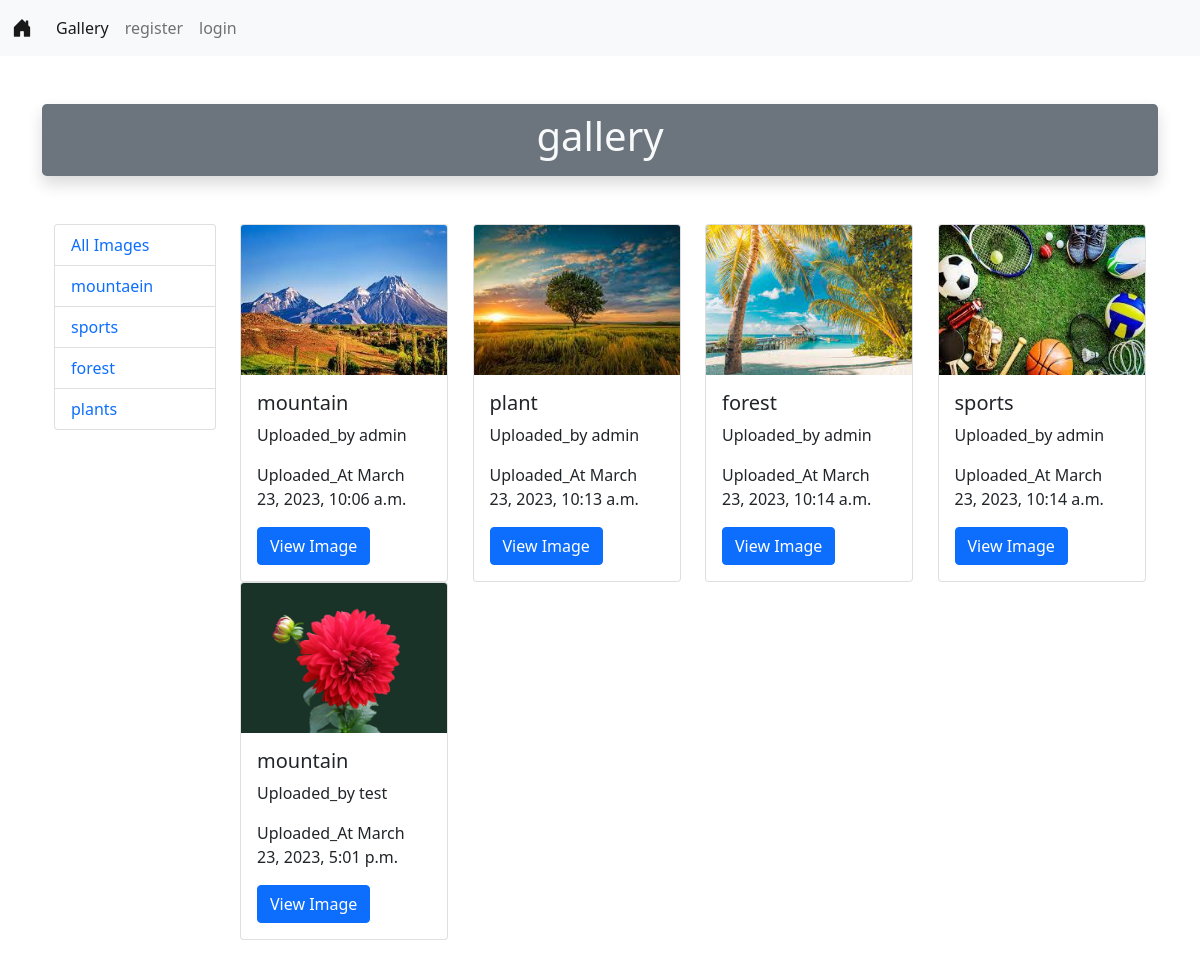
Page /gallery/ on the committed database.
### GalleryApp/models.py (models this page shows, shortened)
class CatagoryModels(models.Model):
    title=models.CharField(max_length=100)

class ImageModel(models.Model):
    title=models.CharField(max_length=100)
    desc=models.TextField()
    uploaded_by=models.CharField(max_length=100)
    uploaded_at=models.DateTimeField(auto_now_add=True)
    cat=models.ForeignKey(CatagoryModels,on_delete=models.CASCADE)
    image=models.ImageField(upload_to='uploaded_Image/')

### GalleryApp/views.py (the view, shortened to what this page needs)
# urls.py: path('gallery/',views.gallery_view.as_view(),name='gallery'),
class gallery_view(View):
    def get(self,request):
        category = CatagoryModels.objects.all()
        Images=ImageModel.objects.all()
        context={'category':category,'Images':Images}
        return render (request,'gallery.html',context)

### templates/gallery.html (shortened to what this page needs)
{% extends 'base.html' %}
{% load static %}
{% block body %}
<div class="container my-5 p-2 text-center bg-secondary text-light rounded-3 shadow">
    <h1 class="display6 "> gallery</h1>
</div>
<div class="container my-5">
    <div class="row">
        <div class="col-2">
            <ul class="list-group">
                <li class="list-group-item"><a href="{% url 'gallery' %}" class="text-decoration-none">All Images</a></li>
                {% for cat in category %}
                <li class="list-group-item"><a href="{% url 'cat' cat.id %}" class="text-decoration-none">{{cat.title}}</a></li>
                {% endfor %}
            </ul>
        </div>
        <div class="col-10">
            <div class="row">
                {% for img in Images %}
                <div class="col-3">
                    <div class="card" style="width: 13rem;">
                        <img src="{{img.image.url}}" class="card-img-top" alt="no Image" height="150px">
                        <div class="card-body">
                            <h5 class="card-title">{{img.title}}</h5>
                            <p class="card-text">Uploaded_by {{img.uploaded_by}}</p>
                            <p class="card-text">Uploaded_At {{img.uploaded_at}}</p>
                            <a href="#" class="btn btn-primary">View Image</a>
                        </div>
                    </div>
                </div>
                {% endfor %}
            </div>
        </div>
    </div>
</div>
</div>
{% endblock body %}

### templates/base.html (shortened to what this page needs)
<!DOCTYPE html>
{% load static %}
<html lang="en">
<head>
    <link href="https://cdn.jsdelivr.net/npm/bootstrap@5.0.2/dist/css/bootstrap.min.css" rel="stylesheet"
>
    <link rel="stylesheet" href="https://cdn.jsdelivr.net/npm/bootstrap-icons@1.10.3/font/bootstrap-icons.css">
</head>
<body>
    <nav class="navbar navbar-expand-lg navbar-light bg-light">
        <div class="container-fluid">
          <a class="navbar-brand" href="{% url 'home' %}"><i class="bi bi-house-door-fill"></i></a>
          <div class="collapse navbar-collapse" id="navbarNav">
            <ul class="navbar-nav">
              <li class="nav-item">
                <a class="nav-link active" aria-current="page" href="{% url 'gallery' %}">Gallery</a>
              </li>
              {% if request.user.is_authenticated %}
              <li class="nav-item">
                <a class="nav-link" href="{% url 'addimage' %}">Add image</a>
              </li>
              <li class="nav-item">
                <a class="nav-link" href="{% url 'myupload' %}">myupload</a>
              </li>
              <li class="nav-item">
                <a class="nav-link" href="{% url 'signout' %}">logout</a>
              </li>
              {% else %}
              <li class="nav-item">
                <a class="nav-link" href="{% url 'register' %}">register</a>
              </li>
              <li class="nav-item">
                <a class="nav-link" href="{% url 'home' %}">login</a>
              </li>
              {% endif %}
            </ul>
          </div>
        </div>
      </nav>
    <div class="container my-5">
        {% block body %}
        {% endblock body %}
</body>
</html>

### rows in the picture
CatagoryModels: title "mountaein"
CatagoryModels: title "sports"
CatagoryModels: title "forest"
CatagoryModels: title "plants"
ImageModel: image (picture), title "mountain", uploaded_by "admin", uploaded_at "March 23, 2023, 10:06 a.m."
ImageModel: image (picture), title "plant", uploaded_by "admin", uploaded_at "March 23, 2023, 10:13 a.m."
ImageModel: image (picture), title "forest", uploaded_by "admin", uploaded_at "March 23, 2023, 10:14 a.m."
ImageModel: image (picture), title "sports", uploaded_by "admin", uploaded_at "March 23, 2023, 10:14 a.m."
ImageModel: image (picture), title "mountain", uploaded_by "test", uploaded_at "March 23, 2023, 5:01 p.m."
